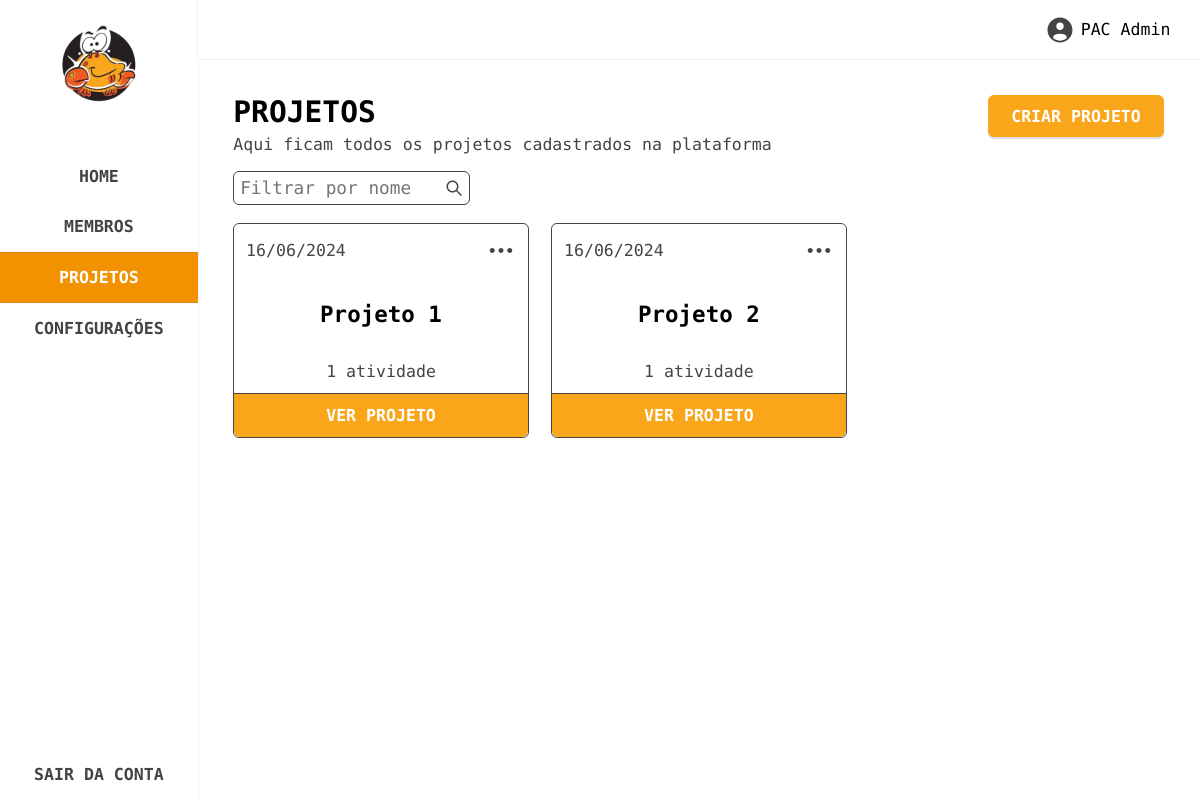
Screenshot of /projetos (signed in) with the database file from the repository.
### tables this page shows
CREATE TABLE IF NOT EXISTS `projects` (
  `id` bigint(100) NOT NULL AUTO_INCREMENT,
  `name` varchar(100) DEFAULT NULL,
  `slug` varchar(100) DEFAULT NULL,
  `description` varchar(300) DEFAULT NULL,
  `link` varchar(100) DEFAULT NULL,
  `date` date DEFAULT NULL,
  PRIMARY KEY (`id`)
);

### partials/modal-edit-project.php (called while the page is built, shortened)
<?php
include_once __DIR__ . '/../controllers/users.php';
$user_id = $_COOKIE['user_id'];
$user_info = get_user_info($user_id, ['role']);
$role = $user_info['role'];
?>

### routes/routes.php (called while the page is built, shortened)
<?php
$route = isset($_GET['url']) ? $_GET['url'] : '';
function is_project_route($route) {
    return preg_match('/^projeto\/([a-zA-Z0-9-]+)$/', $route);
}
function is_activity_route($route) {
    return preg_match('/^projeto\/([a-zA-Z0-9-]+)\/([a-zA-Z0-9-]+)$/', $route);
}
if (is_project_route($route)) {
    preg_match('/^projeto\/([a-zA-Z0-9-]+)$/', $route, $matches);
    $slug = $matches[1];
    $file = './pages/project-single.php';
    $_GET['slug'] = $slug;
} else {
    switch ($route) {
        case 'projetos':
            $file = './pages/projects.php';
            break;
    }
}
include $file;
?>

### controllers/users.php (called while the page is built, shortened)
<?php
include_once __DIR__ . '/../config/config.php';
include_once __DIR__ . '/../db/db.php';
function get_user_info($user_id, $fields = []) {
    global $connect;
    $field_list = implode(", ", $fields);
    $query = "SELECT $field_list FROM users WHERE id = ?";
    $stmt = $connect->prepare($query);
    $stmt->bind_param('i', $user_id);
    $stmt->execute();
    $result = [];
    $bind_result_args = [];
    foreach ($fields as $field) {
        $bind_result_args[] = &$result[$field];
    }
    call_user_func_array([$stmt, 'bind_result'], $bind_result_args);
    return $result;
}
?>

### config/config.php (called while the page is built, shortened)
<?php
function base_url($path) {
    return rtrim(BASE_URL, '/') . '/' . ltrim($path, '/');
}
?>

### controllers/projects.php (called while the page is built, shortened)
<?php
include_once __DIR__ . '/../config/config.php';
include_once __DIR__ . '/../db/db.php';
function get_all_projects($filter_name = '', $limit = 20, $offset = 0) {
    global $connect;
    $query = "SELECT * FROM projects";
    $query .= " ORDER BY date DESC LIMIT ? OFFSET ?";
    $stmt = $connect->prepare($query);
    if (!empty($filter_name)) {
        $stmt->bind_param('sii', $filter_name, $limit, $offset);
    } else {
        $stmt->bind_param('ii', $limit, $offset);
    }
    $stmt->execute();
    $result = $stmt->get_result();
    $projects = [];
    while ($row = $result->fetch_assoc()) {
        $projects[] = $row;
    }
    return $projects;
}
?>

### controllers/activities.php (called while the page is built, shortened)
<?php
include_once __DIR__ . '/../config/config.php';
include_once __DIR__ . '/../db/db.php';
function count_all_activities($filter_name = '', $project_id = null) {
    global $connect;
    $query = "SELECT COUNT(*) as total FROM activities WHERE project_id = ?";
    $stmt = $connect->prepare($query);
    if (!empty($filter_name)) {
        $stmt->bind_param('is', $project_id, $filter_name);
    } else {
        $stmt->bind_param('i', $project_id);
    }
    $stmt->execute();
    $result = $stmt->get_result();
    $row = $result->fetch_assoc();
    return $row['total'];
}
?>

### pages/projects.php (the view, shortened to what this page needs)
<?php
include_once __DIR__ . '/../controllers/users.php';
include_once __DIR__ . '/../controllers/projects.php';
include_once __DIR__ . '/../controllers/activities.php';
$user_id = $_COOKIE['user_id'];
$user_info = get_user_info($user_id, ['name', 'role', 'approved']);
$role = $user_info['role'];
$is_approved = $user_info['approved'];
$filter_name = isset($_GET['name']) ? $_GET['name'] : '';
$page = isset($_GET['page']) ? intval($_GET['page']) : 1;
$limit = 20;
$offset = ($page - 1) * $limit;
$projects = get_all_projects($filter_name, $limit, $offset);
?>
<section class="projects" data-page="projects">
    <?php include __DIR__ . '/../partials/sidebar.php'; ?>
    <div class="main">
        <?php include __DIR__ . '/../partials/topbar.php'; ?>
        <div class="content">
            <div class="header">
                <span>
                    <h3>PROJETOS</h3>
                    <p>Aqui ficam todos os projetos cadastrados na plataforma</p>
                </span>
                <span>
                    <?php if(intval($role) == 1 || (intval($role) == 2 && $is_approved == 1)): ?>
                        <button class="create-project">CRIAR PROJETO</button>
                    <?php endif; ?>
                </span>
            </div>
            <div class="filter">
                <form action="" method="GET" id="filter-project-form">
                    <div class="input">
                        <input id="filter-project-name" type="text" name="name" placeholder="Filtrar por nome" value="<?= htmlspecialchars($filter_name) ?>">
                        <button type="submit">
                            <img src="<?= base_url('assets/images/svg/search.svg') ?>" alt="search">
                        </button>
                    </div>
                </form>
            </div>
            <div class="cards">
                <?php if(count($projects) > 0): ?>
                    <?php foreach($projects as $project): ?>
                        <?php
                            $date = new DateTime($project['date']);
                            $formatted_date = $date->format('d/m/Y');
                        ?>
                        <div class="card" data-id="<?= $project['id'] ?>">
                            <div class="top">
                                <p><?= $formatted_date ?></p>
                                <?php if (intval($role) == 1 || (intval($role) == 2 && $is_approved == 1)): ?>
                                    <button class="options-btn">
                                        <img src="<?= base_url('assets/images/svg/dots.svg') ?>" alt="dots">
                                    </button>
                                        <?php include __DIR__ . '/../partials/modal-edit-project.php'; ?>
                                <?php endif; ?>
                            </div>
                            <div class="mid">
                                <h4><?= $project['name'] ?></h4>
                            </div>
                            <div class="bottom">
                                <?php
                                    $count_activities = count_all_activities(null, $project['id']);
                                ?>
                                <p>
                                    <?php if ($count_activities > 0): ?>
                                        <?= $count_activities . ($count_activities > 1 ? ' atividades' : ' atividade'); ?>
                                    <?php else: ?>
                                        Nenhuma atividade
                                    <?php endif; ?>
                                </p>
                            </div>
                            <a href="<?= base_url('/projeto/' . $project['slug']) ?>" class="see-project">VER PROJETO</a>
                        </div>
                    <?php endforeach; ?>
                <?php else: ?>
                    <p class="not-found">Nenhum resultado encontrado.</p>
                <?php endif; ?>
            </div>
        </div>
    </div>
</section>

### assets/sass/style.css (style rules this page uses)
html { font-size: 74%; }
h1, h2, h3, h4, h5, h6 { font-weight: 600; }
h3 { font-size: 2.5rem; }
h4 { font-size: 1.9rem; }
p, li, label { font-size: 1.4rem; list-style: none; }
a { font-size: 1.4rem; text-decoration: none; }
* { margin: 0; padding: 0; box-sizing: border-box; font-family: "Encode Sans Expanded", sans-serif; }
body, html { overflow-x: hidden; }
section.projects { position: relative; z-index: 5; display: flex; max-height: 100vh; }
section.projects .main { width: 100%; }
section.projects .main .content { display: flex; flex-direction: column; padding: 3rem; width: 100%; height: calc(100% - 5rem); overflow-y: auto; }
section.projects .main .content .header { display: flex; justify-content: space-between; gap: 2rem; }
section.projects .main .content .header span:first-child { display: flex; flex-direction: column; gap: 0.5rem; }
section.projects .main .content .header span:first-child h3 { color: #000; font-weight: 700; }
section.projects .main .content .header span:first-child p { color: #444444; font-weight: 400; }
section.projects .main .content .header span:last-child button { display: flex; justify-content: center; align-items: center; gap: 1rem; width: -moz-fit-content; width: fit-content; padding: 1rem 2rem; background: #F9A61A; font-size: 1.4rem; font-weight: 700; color: #fff; border-radius: 6px; border: none; box-shadow: 0 2px 1px rgba(0, 0, 0, 0.1450980392); cursor: pointer; }
section.projects .main .content .filter { position: relative; margin: 1.5rem 0; display: flex; align-items: center; gap: 0.5rem; }
section.projects .main .content .filter form { display: flex; align-items: center; gap: 0.5rem; }
section.projects .main .content .filter form .input { position: relative; border: 1px solid #444444; border-radius: 6px; color: #000; width: 20rem; max-width: 100%; display: flex; align-items: center; }
section.projects .main .content .filter form .input img { margin-left: 1rem; }
section.projects .main .content .filter form .input input { position: relative; width: 100%; font-size: 1.5rem; border: none; outline: none; padding: 0.5rem; border-radius: 6px; }
section.projects .main .content .filter form .input button { background: none; border: none; padding: 0.25rem; height: 100%; display: flex; justify-content: center; align-items: center; cursor: pointer; }
section.projects .main .content .filter form .input button img { width: 2rem; margin: 0; }
section.projects .main .content .cards { position: relative; display: flex; justify-content: space-between; align-items: center; flex-wrap: wrap; gap: 1rem; }
section.projects .main .content .cards::after { content: ""; width: calc(33% - 1rem); }
section.projects .main .content .cards .card { position: relative; border-radius: 6px; border: 1px solid #444444; min-width: calc(33% - 1rem); margin-bottom: 1rem; }
section.projects .main .content .cards .card .top { display: flex; justify-content: space-between; align-items: center; gap: 1rem; padding: 1rem; border-radius: 6px; }
section.projects .main .content .cards .card .top p { color: #444444; font-weight: 400; }
section.projects .main .content .cards .card .top .options-btn { background: none; border: none; display: flex; justify-content: center; align-items: center; cursor: pointer; transition: all 0.1s ease; }
section.projects .main .content .cards .card .top .options-btn img { width: 2.5rem; }
section.projects .main .content .cards .card .mid { display: flex; justify-content: center; align-items: center; text-align: center; padding: 2rem 1rem; }
section.projects .main .content .cards .card .mid h4 { color: #000; font-weight: 700; }
section.projects .main .content .cards .card .bottom { display: flex; justify-content: center; align-items: center; gap: 1rem; padding: 1rem; }
section.projects .main .content .cards .card .bottom p { color: #444444; font-weight: 400; }
section.projects .main .content .cards .card a.see-project { display: flex; justify-content: center; align-items: center; background: #F9A61A; padding: 1rem; text-align: center; color: #FFF; font-weight: 800; border-radius: 0 0 6px 6px; border-top: 1px solid #444444; }

### rows the page displays
projects: date "16/06/2024", name "Projeto 1", count_activities "1", shows "atividade"
projects: date "16/06/2024", name "Projeto 2", count_activities "1", shows "atividade"

### other values shown
$user_info['name'] "PAC Admin"
